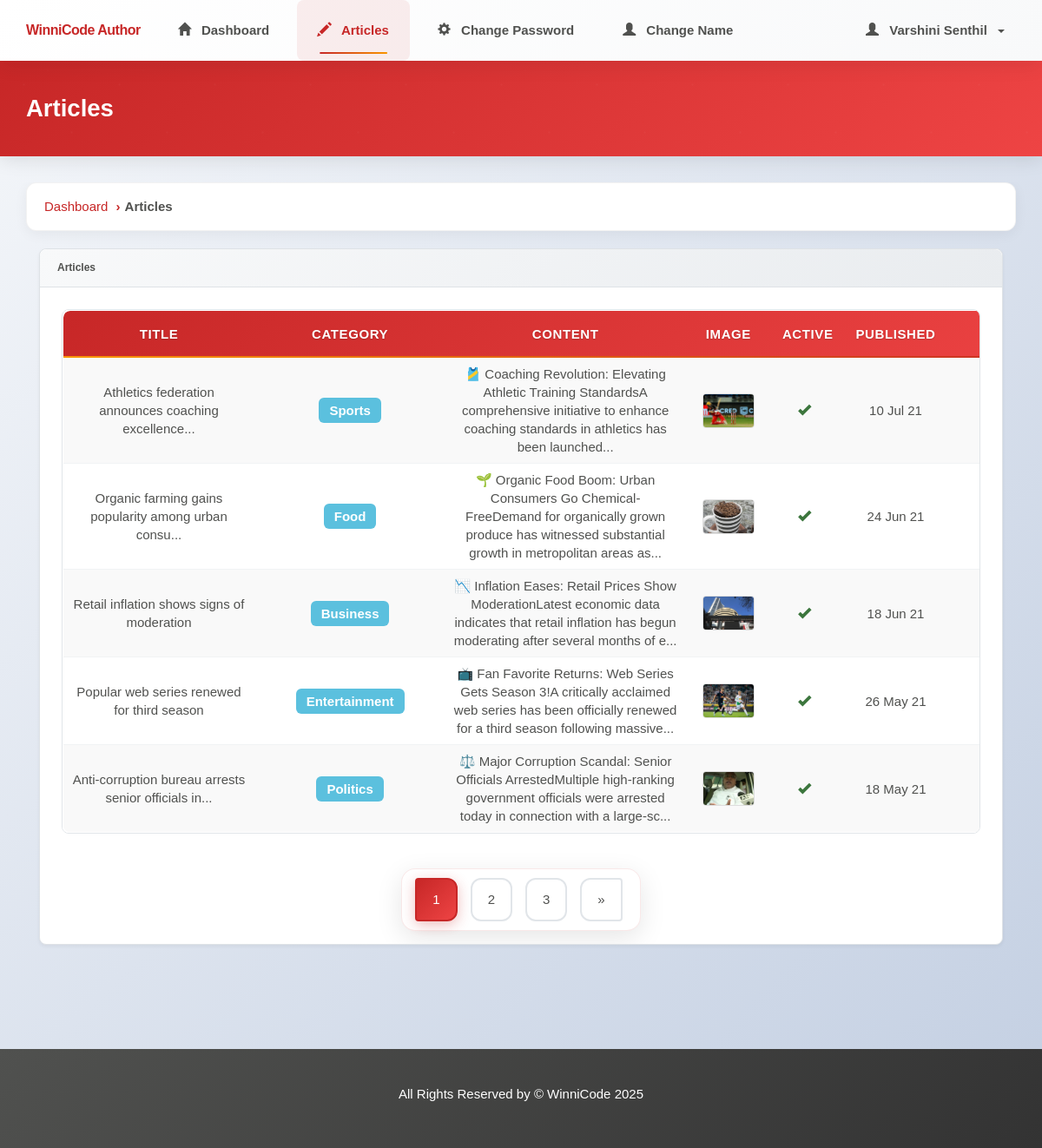
Screenshot of /author/articles.php (signed in) with the database file from the repository.
### tables this page shows
CREATE TABLE `article` (
  `article_id` int NOT NULL,
  `category_id` int NOT NULL,
  `author_id` int NOT NULL,
  `article_title` varchar(200) NOT NULL,
  `article_description` text NOT NULL,
  `article_image` varchar(250) NOT NULL,
  `article_date` date NOT NULL,
  `article_trend` tinyint(1) NOT NULL,
  `article_active` tinyint(1) NOT NULL
);

CREATE TABLE `category` (
  `category_id` int NOT NULL,
  `category_name` varchar(45) NOT NULL,
  `category_color` varchar(35) NOT NULL,
  `category_image` varchar(250) NOT NULL,
  `category_description` varchar(350) NOT NULL
);

### author/articles.php (the view, shortened to what this page needs)
<?php
require('./includes/nav.inc.php');
?>
<section id="breadcrumb">
  <div class="container">
    <ol class="breadcrumb">
      <li><a href="./index.php">Dashboard</a></li>
      <li class="active">Articles</li>
    </ol>
  </div>
</section>
<section id="main">
  <div class="container">
    <div class="col-md-12">
      <?php
      $limit = 5;
      if (isset($_GET['page'])) {
        $page = $_GET['page'];
      } else {
        $page = 1;
      }
      $offset = ($page - 1) * $limit;
      $sql = "SELECT article.article_title,
                article.article_id,
                article.article_date,
                article.article_image,
                article.article_active,
                article.article_description,
                category.category_name
                FROM article, category
                WHERE article.author_id = {$author_id}
                AND article.category_id = category.category_id
                ORDER BY article.article_date DESC,
                article.article_id DESC
                LIMIT {$offset},{$limit}";
      $result = mysqli_query($con, $sql);
      $row = mysqli_num_rows($result);
      ?>
      <div class="panel panel-default">
        <div class="panel-heading">
          <h4 class="panel-title">Articles</h4>
        </div>
        <div class="panel-body">
          <div class="table-responsive-custom">
            <table class="table table-striped table-hover article-table">
              <thead>
                <tr>
                  <th class="title-col">Title</th>
                  <th class="category-col">Category</th>
                  <th class="content-col">Content</th>
                  <th class="image-col">Image</th>
                  <th class="active-col">Active</th>
                  <th class="date-col">Published</th>
                  <th class="actions-col">Actions</th>
                </tr>
              </thead>
              <tbody>
                <?php
                if ($row > 0) {
                  while ($data = mysqli_fetch_assoc($result)) {
                    $category_name = $data['category_name'];
                    $article_id = $data['article_id'];
                    $article_title = $data['article_title'];
                    $article_desc = $data['article_description'];
                    $article_image = $data['article_image'];
                    $article_date = $data['article_date'];
                    $article_active = $data['article_active'];
                    $article_desc_plain = strip_tags($article_desc);
                    $article_desc_short = substr($article_desc_plain, 0, 150) . "...";
                    $article_title_short = strlen($article_title) > 50 ? substr($article_title, 0, 50) . "..." : $article_title;
                    $article_date = date("d M y", strtotime($article_date));
                    echo '
                      <tr>
                        <td class="title-col">
                          <div class="text-truncate-custom" title="' . htmlspecialchars($article_title) . '">
                            ' . htmlspecialchars($article_title_short) . '
                          </div>
                        </td>
                        <td class="category-col">
                          <span class="label label-info">' . htmlspecialchars($category_name) . '</span>
                        </td>
                        <td class="content-col">
                          <div class="text-truncate-custom" title="' . htmlspecialchars($article_desc_plain) . '">
                            ' . htmlspecialchars($article_desc_short) . '
                          </div>
                        </td>
                        <td class="image-col">
                          <img src="' . (!empty($article_image) ? '../assets/images/articles/' . htmlspecialchars($article_image) : '../assets/images/fallback_news.png') . '"
                               alt="Article Image"
                               title="' . htmlspecialchars($article_title) . '" />
                        </td>
                        <td class="active-col">';
                    if ($article_active > 0) {
                      echo '<span class="glyphicon glyphicon-ok text-success" title="Active"></span>';
                    } else {
                      echo '<span class="glyphicon glyphicon-remove text-danger" title="Inactive"></span>';
                    }
                    echo '
                        </td>
                        <td class="date-col">
                          <small>' . $article_date . '</small>
                        </td>
                        <td class="actions-col">
                          <div class="btn-group btn-group-sm" role="group">
                            <a class="btn btn-primary btn-sm"
                               href="./edit-article.php?id=' . $article_id . '"
                               title="Edit Article">
                              <span class="glyphicon glyphicon-pencil"></span>
                            </a>
                            <button class="btn btn-danger btn-sm"
                                    onclick="deleteConfirm(' . $article_id . ')"
                                    title="Delete Article">
                              <span class="glyphicon glyphicon-trash"></span>
                            </button>
                          </div>
                        </td>
                      </tr>
                    ';
                  }
                }
                ?>
              </tbody>
            </table>
          </div>
        </div>
        <?php
        $paginationQuery = "SELECT * FROM article WHERE author_id = $author_id ";
        $paginationResult = mysqli_query($con, $paginationQuery);
        if (mysqli_num_rows($paginationResult) > 0) {
          $total_articles = mysqli_num_rows($paginationResult);
          $total_page = ceil($total_articles / $limit);
          ?>
          <div class="text-center">
            <ul class="pagination pg-red">
              <?php
              for ($i = 1; $i <= $total_page; $i++) {
                $active = "";
                if ($i == $page) {
                  $active = "active";
                }
                echo '<li class="page-item ' . $active . '"><a href="./articles.php?page=' . $i . '" class="page-link">' . $i . '</a></li>';
              }
              if ($total_page > $page) {
                echo '
                    <li class="page-item">
                      <a href="articles.php?page=' . ($page + 1) . '" class="page-link">
                        <span>&raquo;</span>
                      </a>
                    </li>';
              }
              ?>
            </ul>
          </div>
          <?php
        }
        ?>
      </div>
    </div>
  </div>
</section>
<?php
require('./includes/footer.inc.php')
  ?>

### assets/css/partials/1-variables.css (style rules this page uses)
:root { --primary-color: #c72727; --secondary-color: #f99500; --light-color: #f1f1f1; --dark-color: #50514f; --black-color: #333333; --tag-trend-color: #fa163f; --tag-yellow-color: #ffbe0b; --tag-purple-color: #8338ec; --tag-blue-color: #3a86ff; --tag-green-color: #00ff73; --tag-orange-color: #ef4339; --tag-pink-color: #ff0a54; --tag-brown-color: #663f3f; --hover-color: #ee4444; --active-color: #b90615; --ts-xs: 0.625rem; --ts-vs: 0.75rem; --ts-sml: 1rem; --ts-md: 1.25rem; --ts-lg: 1.5rem; --hs-vs: 1.6rem; --hs-sml: 2.25rem; --hs-md: 2.75rem; --hs-lg: 3.5rem; --ff-monts: "Montserrat", sans-serif; --ff-nunito: "Nunito Sans", sans-serif; --ff-noto: "Noto Serif", serif; --ff-robo: "Roboto", sans-serif; --border-radius: 5px; --space-xs: 0.5rem; --space-sm: 1rem; --space-md: 1.5rem; --space-lg: 2rem; --space-xl: 3rem; --lh-tight: 1.2; --lh-normal: 1.5; --lh-relaxed: 1.7; --lh-loose: 1.8; }

### author/articles.php (style rules this page uses)
.table-responsive-custom { overflow-x: auto; -webkit-overflow-scrolling: touch; }
.article-table { min-width: 1200px; margin-bottom: 0; table-layout: auto; }
.article-table th, .article-table td { vertical-align: middle !important; padding: 8px !important; white-space: nowrap; }
.article-table .title-col { max-width: 200px; min-width: 150px; white-space: normal; word-wrap: break-word; overflow-wrap: break-word; }
.article-table .content-col { max-width: 250px; min-width: 200px; white-space: normal; word-wrap: break-word; overflow-wrap: break-word; line-height: 1.4; }
.article-table .category-col { max-width: 120px; min-width: 100px; }
.article-table .image-col { width: 90px; text-align: center; }
.article-table .image-col img { width: 60px; height: 40px; object-fit: cover; border-radius: 4px; border: 1px solid #ddd; }
.article-table .active-col { width: 50px; text-align: center; }
.article-table .date-col { width: 100px; min-width: 90px; }
.article-table .actions-col { width: 120px; min-width: 110px; text-align: center; }
.text-truncate-custom { display: block; max-height: none; overflow: visible; word-wrap: break-word; overflow-wrap: break-word; line-height: 1.4; position: relative; }
.panel-default .panel-heading { background: linear-gradient(135deg, #f8f9fa 0%, #e9ecef 100%) !important; border-bottom: 1px solid #dee2e6 !important; color: var(--dark-color) !important; padding: 15px 20px !important; border-top-left-radius: 8px !important; border-top-right-radius: 8px !important; }
.panel-default .panel-title { font-size: 1.2rem !important; font-weight: 600 !important; color: var(--dark-color) !important; margin: 0 !important; font-family: var(--ff-nunito) !important; }
.panel-default { border: 1px solid #dee2e6 !important; border-radius: 8px !important; box-shadow: 0 2px 4px rgba(0, 0, 0, 0.05) !important; }
.pagination { display: flex; align-items: center; justify-content: center; gap: 0.5rem; background: white; padding: 1rem 1.5rem; border-radius: 16px; box-shadow: 0 8px 30px rgba(0, 0, 0, 0.1); border: 1px solid rgba(199, 39, 39, 0.1); flex-wrap: wrap; margin: 1.5rem 0; width: fit-content; margin-left: auto; margin-right: auto; }

### rows the page displays
article: article_title "Athletics federation announces coaching excellence...", category.category_name "Sports", article_description "🎽 Coaching Revolution: Elevating Athletic Training StandardsA comprehensive initiative to enhance coaching standards in athletics has been launched...", article_image (picture), article_active 1 (drawn), article_date "10 Jul 21"
article: article_title "Organic farming gains popularity among urban consu...", category.category_name "Food", article_description "🌱 Organic Food Boom: Urban Consumers Go Chemical-FreeDemand for organically grown produce has witnessed substantial growth in metropolitan areas as...", article_image (picture), article_active 1 (drawn), article_date "24 Jun 21"
article: article_title "Retail inflation shows signs of moderation", category.category_name "Business", article_description "📉 Inflation Eases: Retail Prices Show ModerationLatest economic data indicates that retail inflation has begun moderating after several months of e...", article_image (picture), article_active 1 (drawn), article_date "18 Jun 21"
article: article_title "Popular web series renewed for third season", category.category_name "Entertainment", article_description "📺 Fan Favorite Returns: Web Series Gets Season 3!A critically acclaimed web series has been officially renewed for a third season following massive...", article_image (picture), article_active 1 (drawn), article_date "26 May 21"
article: article_title "Anti-corruption bureau arrests senior officials in...", category.category_name "Politics", article_description "⚖️ Major Corruption Scandal: Senior Officials ArrestedMultiple high-ranking government officials were arrested today in connection with a large-sc...", article_image (picture), article_active 1 (drawn), article_date "18 May 21"

### other values shown
$author_name "Varshini Senthil"
$page_title "Articles"
